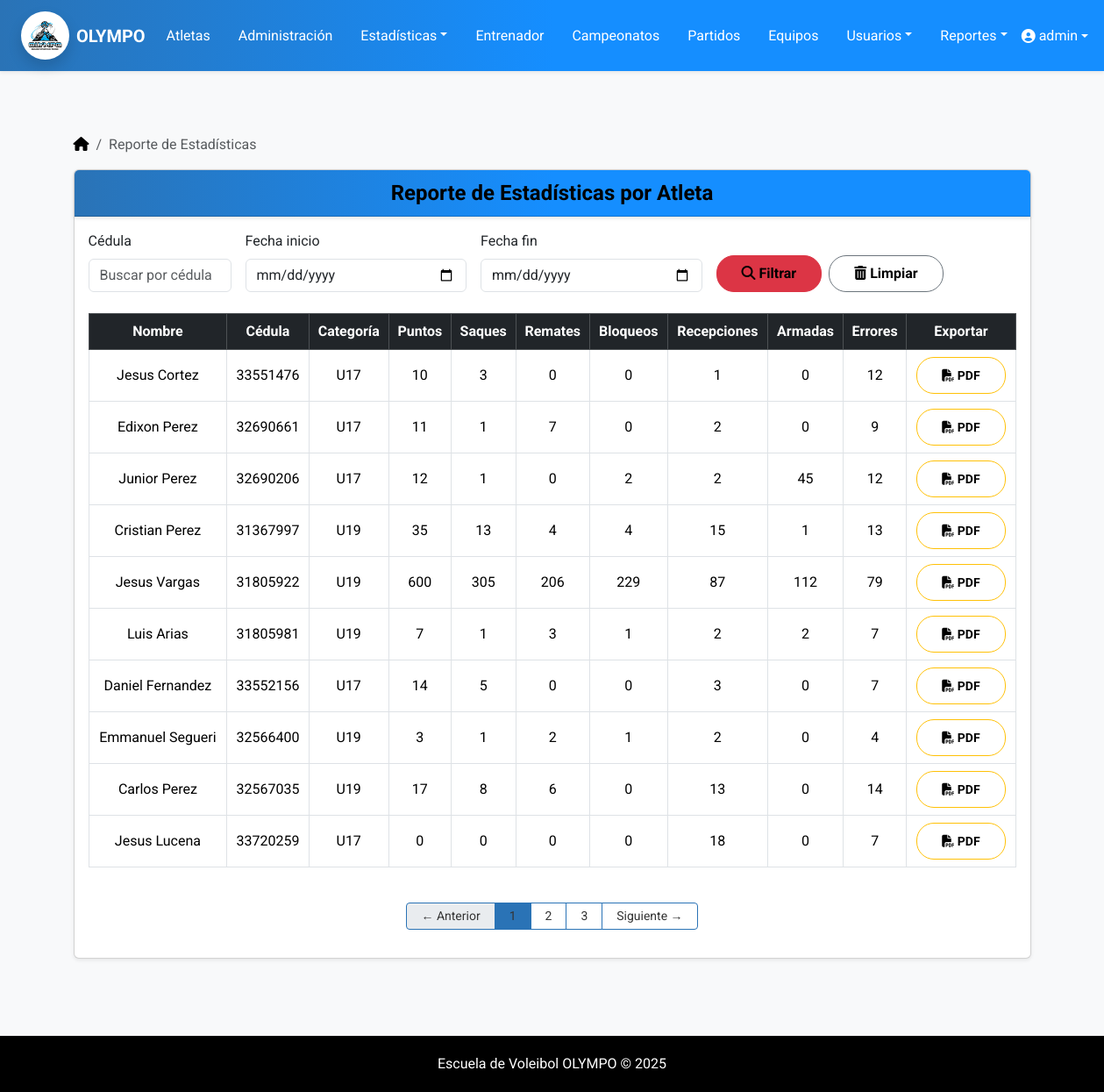
The app's page /atletas/reportes/estadisticas/ (signed in) with its own data.
### atletas/models.py (models this page shows, shortened)
class Atleta(models.Model):
    SEXO = (
    ('masculino', 'Masculino'),
    ('femenino', 'Femenino'),
    )
    TURNOS = (
        ('T1', 'Turno 1'),
        ('T2', 'Turno 2'),
        ('T3', 'Turno 3'),
    )
    POSICIONES = (
        ('Por definir', 'Por definir'),
        ('colocador', 'Colocador'),
        ('opuesto', 'Opuesto'),
        ('central', 'Central'),
        ('libero', 'Libero'),
        ('punta', 'Punta'),
    )
    user = models.OneToOneField(User, on_delete=models.CASCADE, null=True, blank=True)  # <— NUEVO
    nombre = models.CharField(max_length=100)
    apellido = models.CharField(max_length=100)
    fecha_nacimiento = models.DateField()
    sexo = models.CharField(max_length=10, choices=SEXO)
    categoria = models.CharField(max_length=10, blank=True)
    turno = models.CharField(max_length=10, choices=TURNOS)
    posicion = models.CharField(max_length=50, choices=POSICIONES)
    cedula = models.CharField(max_length=20, unique=True)
    telefono = models.CharField(max_length=20)
    direccion = models.TextField(blank=True)
    numero_camisa = models.PositiveIntegerField(null=True, blank=True)
    fecha_registro = models.DateTimeField(auto_now_add=True)
    salto = models.FloatField(null=True, blank=True, help_text="Salto en metros")
    alcance = models.FloatField(null=True, blank=True, help_text="Alcance en metros")
    peso = models.FloatField(null=True, blank=True, help_text="Peso en kilogramos")
    estatura = models.FloatField(null=True, blank=True, help_text="Estatura en metros")
    representante_nombre = models.CharField(max_length=100, blank=True, null=True)
    representante_apellido = models.CharField(max_length=100, blank=True, null=True)
    representante_cedula = models.CharField(max_length=20, blank=True, null=True)
    representante_telefono = models.CharField(max_length=20, blank=True, null=True)

### atletas/views.py (the view)
# urls.py: path('reportes/estadisticas/', views.reporte_estadisticas, name='reporte_estadisticas'),
@user_passes_test(lambda u: es_admin(u) or es_entrenador(u))
def reporte_estadisticas(request):
    cedula = request.GET.get('cedula', '')
    fecha_inicio = request.GET.get('fecha_inicio', '')
    fecha_fin = request.GET.get('fecha_fin', '')
    fecha_inicio_obj = parse_fecha(fecha_inicio)
    fecha_fin_obj = parse_fecha(fecha_fin)
    estadisticas = Estadistica.objects.select_related('atleta')
    if fecha_inicio_obj:
        estadisticas = estadisticas.filter(partido__fecha__gte=fecha_inicio_obj)
    if fecha_fin_obj:
        estadisticas = estadisticas.filter(partido__fecha__lte=fecha_fin_obj)
    if cedula:
        estadisticas = estadisticas.filter(atleta__cedula__icontains=cedula)
    atletas_dict = defaultdict(lambda: {
        'puntos': 0,
        'saques': 0,
        'remates': 0,
        'bloqueos': 0,
        'recepciones': 0,
        'armadas': 0,
        'errores': 0,
        'atleta': None
    })
    for est in estadisticas:
        data = atletas_dict[est.atleta.id]
        data['atleta'] = est.atleta
        data['puntos'] += est.puntos or 0
        data['saques'] += est.saques or 0
        data['remates'] += est.remates or 0
        data['bloqueos'] += est.bloqueos or 0
        data['recepciones'] += est.recepciones or 0
        data['armadas'] += est.armadas or 0
        data['errores'] += est.errores or 0
    atletas_data = list(atletas_dict.values())
    paginator = Paginator(atletas_data, 10)
    page_number = request.GET.get('page')
    page_obj = paginator.get_page(page_number)
    context = {
        'page_obj': page_obj,
        'cedula': cedula,
        'fecha_inicio': fecha_inicio,
        'fecha_fin': fecha_fin,
    }
    return render(request, 'reportes/reporte_estadisticas.html', context)

### atletas/context_processors.py (called while the page is built)
def role_flags(request):
    u = request.user
    atleta_id = None
    if u.is_authenticated and es_atleta(u):  # ✅ propiedad
        if hasattr(u, "atleta"):
            atleta_id = u.atleta.id
    return {
        "is_admin": es_admin(u),
        "is_trainer": es_entrenador(u),
        "is_athlete": es_atleta(u),
        "atleta_id": atleta_id,
    }

### atletas/utils/roles.py (called while the page is built)
def es_admin(user):
    return user.is_authenticated and (user.is_superuser or user.groups.filter(name='Administrador').exists())

def es_entrenador(user):
    return user.is_authenticated and (
        user.groups.filter(name='Entrenador').exists() or hasattr(user, 'entrenador')
    )

def es_atleta(user):
    return user.is_authenticated and hasattr(user, 'atleta')  # por la OneToOne

### atletas/views.py (called while the page is built, shortened)
def parse_fecha(fecha_str):
    if not fecha_str:  # ✅ Maneja None y cadenas vacías
        return None

### templates/reportes/reporte_estadisticas.html (shortened to what this page needs)
{% extends 'base.html' %}
{% load static %}
{% block content %}
<div class="container mt-4">
  <nav aria-label="breadcrumb">
    <ol class="breadcrumb">
      <li class="breadcrumb-item">
        <a class="link-body-emphasis" href="{% url 'menu_principal' %}">
          <i class="fa-solid fa-house"></i>
        </a>
      </li>
      <li class="breadcrumb-item active" aria-current="page">Reporte de Estadísticas</li>
    </ol>
  </nav>
  <div class="card shadow-sm rounded">
    <div class="card-header bg-dark text-white text-center fw-bold fs-4">
      Reporte de Estadísticas por Atleta
    </div>
    <div class="card-body">
        <form method="get" class="row g-3 mb-4 align-items-end">
        <div class="col-md-2">
            <label for="cedula" class="form-label">Cédula</label>
            <input type="text" id="cedula" name="cedula" class="form-control" placeholder="Buscar por cédula" value="{{ cedula }}">
        </div>
        <div class="col-md-3">
            <label for="fecha_inicio" class="form-label">Fecha inicio</label>
            <input type="date" id="fecha_inicio" name="fecha_inicio" class="form-control" value="{{ fecha_inicio }}">
        </div>
        <div class="col-md-3">
            <label for="fecha_fin" class="form-label">Fecha fin</label>
            <input type="date" id="fecha_fin" name="fecha_fin" class="form-control" value="{{ fecha_fin }}">
        </div>
        <div class="col-md-4 d-flex align-items-end gap-2">
            <button type="submit" class="btn btn-danger"><i class="fas fa-search"></i> Filtrar</button>
            <a href="{% url 'reporte_estadisticas' %}"  class="btn btn-outline-secondary"> <i class="fas fa-trash-alt"></i> Limpiar</a>
        </div>
        </form>
      {% if page_obj.object_list %}
      <div class="table-responsive">
        <table class="table table-bordered table-hover align-middle text-center">
          <thead class="table-dark">
            <tr>
              <th>Nombre</th>
              <th>Cédula</th>
              <th>Categoría</th>
              <th>Puntos</th>
              <th>Saques</th>
              <th>Remates</th>
              <th>Bloqueos</th>
              <th>Recepciones</th>
              <th>Armadas</th>
              <th>Errores</th>
              <th>Exportar</th>
            </tr>
          </thead>
          <tbody>
            {% for item in page_obj %}
            <tr>
              <td>{{ item.atleta.nombre }} {{ item.atleta.apellido }}</td>
              <td>{{ item.atleta.cedula }}</td>
              <td>{{ item.atleta.categoria }}</td>
              <td>{{ item.puntos }}</td>
              <td>{{ item.saques }}</td>
              <td>{{ item.remates }}</td>
              <td>{{ item.bloqueos }}</td>
              <td>{{ item.recepciones }}</td>
              <td>{{ item.armadas }}</td>
              <td>{{ item.errores }}</td>
              <td>
                <a href="{% url 'exportar_estadisticas_pdf' item.atleta.id %}" class="btn btn-outline-warning btn-sm" title="Exportar PDF">
                  <i class="fa-solid fa-file-pdf"></i> PDF
                </a>
              </td>
            </tr>
            {% endfor %}
          </tbody>
        </table>
      </div>
      {% if page_obj.has_other_pages %}
        {% with request.GET.urlencode as query_params %}
          {% with query_params|cut:'page='|cut:'&page=' as base_query %}
            <div class="d-flex justify-content-center mt-4">
              <nav>
                <ul class="pagination pagination-sm">
                  {% if page_obj.has_previous %}
                    <li class="page-item">
                      <a class="page-link px-3 py-1" href="?{% if base_query %}{{ base_query }}&{% endif %}page={{ page_obj.previous_page_number }}">← Anterior</a>
                    </li>
                  {% else %}
                    <li class="page-item disabled">
                      <span class="page-link px-3 py-1">← Anterior</span>
                    </li>
                  {% endif %}
                  {% for num in page_obj.paginator.page_range %}
                    {% if page_obj.number == num %}
                      <li class="page-item active">
                        <span class="page-link px-3 py-1">{{ num }}</span>
                      </li>
                    {% else %}
                      <li class="page-item">
                        <a class="page-link px-3 py-1" href="?{% if base_query %}{{ base_query }}&{% endif %}page={{ num }}">{{ num }}</a>
                      </li>
                    {% endif %}
                  {% endfor %}
                  {% if page_obj.has_next %}
                    <li class="page-item">
                      <a class="page-link px-3 py-1" href="?{% if base_query %}{{ base_query }}&{% endif %}page={{ page_obj.next_page_number }}">Siguiente →</a>
                    </li>
                  {% else %}
                    <li class="page-item disabled">
                      <span class="page-link px-3 py-1">Siguiente →</span>
                    </li>
                  {% endif %}
                </ul>
              </nav>
            </div>
          {% endwith %}
        {% endwith %}
      {% endif %}
      {% else %}
        <p class="text-center text-muted">No hay atletas con estadísticas registradas.</p>
      {% endif %}
    </div>
  </div>
</div>
{% endblock %}

### templates/base.html (shortened to what this page needs)
<!DOCTYPE html>
{% load static %}
<html lang="es">
<head>
    <link href="https://cdn.jsdelivr.net/npm/bootstrap@5.3.3/dist/css/bootstrap.min.css" rel="stylesheet">
    <link rel="stylesheet" href="https://cdnjs.cloudflare.com/ajax/libs/font-awesome/6.5.0/css/all.min.css">
    <link rel="stylesheet" href="{% static 'css/estilos.css' %}">
</head>
<body>
    <nav class="navbar navbar-expand-lg bg-escovol navbar-dark shadow-sm">
        <div class="container-fluid px-4">
            <a class="navbar-brand d-flex align-items-center">
                <img src="{% static 'img/logo-olympo.jpeg' %}" alt="Logo Olympo" width="55" height="55" class="me-2 rounded-circle shadow">
                <span class="fw-bold text-white">OLYMPO</span>
            </a>
            <div class="collapse navbar-collapse justify-content-between" id="navbarMenu">
                <ul class="navbar-nav mx-auto gap-3">
                    {% if is_admin or is_trainer %}
                        <li class="nav-item"><a class="nav-link text-white" href="{% url 'lista_atletas' %}">Atletas</a></li>
                        <li class="nav-item"><a class="nav-link text-white" href="{% url 'administracion' %}">Administración</a></li>
                        <li class="nav-item dropdown">
                            <a class="nav-link dropdown-toggle text-white" href="#" data-bs-toggle="dropdown">Estadísticas</a>
                        </li>
                        <li class="nav-item"><a class="nav-link text-white" href="{% url 'lista_entrenadores' %}">Entrenador</a></li>
                        <li class="nav-item"><a class="nav-link text-white" href="{% url 'lista_campeonatos' %}">Campeonatos</a></li>
                        <li class="nav-item"><a class="nav-link text-white" href="{% url 'lista_partidos' %}">Partidos</a></li>
                        <li class="nav-item"><a class="nav-link text-white" href="{% url 'listar_equipos' %}">Equipos</a></li>
                        {% if is_admin %}
                            <li class="nav-item dropdown">
                                <a class="nav-link dropdown-toggle text-white" href="#" data-bs-toggle="dropdown">Usuarios</a>
                            </li>
                        {% endif %}
                        <li class="nav-item dropdown">
                            <a class="nav-link dropdown-toggle text-white" href="#" data-bs-toggle="dropdown">Reportes</a>
                        </li>
                    {% endif %}
                </ul>
                <ul class="navbar-nav">
                    {% if user.is_authenticated %}
                        <li class="nav-item dropdown">
                            <a class="nav-link dropdown-toggle d-flex align-items-center text-white" href="#" role="button" data-bs-toggle="dropdown">
                                <i class="fa-solid fa-user-circle me-1"></i>
                                {{ user.get_full_name|default:user.username }}
                            </a>
                        </li>
                    {% else %}
                        <li class="nav-item">
                            <a class="nav-link text-white fw-semibold" href="{% url 'login' %}">
                                <i class="fas fa-sign-in-alt me-1"></i> Iniciar sesión
                            </a>
                        </li>
                    {% endif %}
                </ul>
            </div>
        </div>
    </nav>
    <main class="container py-5">
        {% block content %}{% endblock %}
    </main>
    <footer>
        Escuela de Voleibol OLYMPO © {{ year|default:2025 }}
    </footer>
</body>
</html>

### static/css/estilos.css (style rules this page uses)
.card-header { background: linear-gradient(to right, #1A4B7D, #2A73B6, #5C9DCC); color: #f8f4f4 !important; box-shadow: 0 2px 4px rgba(0, 0, 0, 0.1); }
.btn-success, .btn-danger, .btn-warning, .btn-secondary, .btn-info, .btn-primary, .btn { padding: 8px 28px; border-radius: 20px; line-height: 24px; font-weight: bold; color: black; }
.pagination .page-link { color: #343434; }
.pagination .page-item.active .page-link { background-color: #2A73B6; border-color: #2A73B6; }
.pagination .page-item .page-link { border-color: #2A73B6; }

### templates/base.html (style rules this page uses)
html, body { height: 100%; margin: 0; display: flex; flex-direction: column; }
main { flex: 1; }
body { font-family: 'Roboto', sans-serif; background-color: #f8f9fa; color: #212529; }
.navbar-brand { font-weight: bold; color: #070303 !important; }
.bg-escovol { background: linear-gradient(to right, #2A73B6, #158EFF, #158EFF); }
footer { margin-top: 40px; padding: 20px 0; background-color: #000000; color: white; text-align: center; }
.card-header { background: linear-gradient(to right, #2A73B6, #158EFF, #158EFF); color: #000000 !important; box-shadow: 0 2px 4px rgba(0, 0, 0, 0.1); }
.pagination .page-link { color: #343434; }
.pagination .page-item.active .page-link { background-color: #2A73B6; border-color: #2A73B6; }
.pagination .page-item .page-link { border-color: #2A73B6; }

### records on screen
Atleta: atleta.nombre "Jesus", atleta.apellido "Cortez", atleta.cedula "33551476", atleta.categoria "U17", puntos "10", saques "3", remates "0", bloqueos "0", recepciones "1", armadas "0", errores "12"
Atleta: atleta.nombre "Edixon", atleta.apellido "Perez", atleta.cedula "32690661", atleta.categoria "U17", puntos "11", saques "1", remates "7", bloqueos "0", recepciones "2", armadas "0", errores "9"
Atleta: atleta.nombre "Junior", atleta.apellido "Perez", atleta.cedula "32690206", atleta.categoria "U17", puntos "12", saques "1", remates "0", bloqueos "2", recepciones "2", armadas "45", errores "12"
Atleta: atleta.nombre "Cristian", atleta.apellido "Perez", atleta.cedula "31367997", atleta.categoria "U19", puntos "35", saques "13", remates "4", bloqueos "4", recepciones "15", armadas "1", errores "13"
Atleta: atleta.nombre "Jesus", atleta.apellido "Vargas", atleta.cedula "31805922", atleta.categoria "U19", puntos "600", saques "305", remates "206", bloqueos "229", recepciones "87", armadas "112", errores "79"
Atleta: atleta.nombre "Luis", atleta.apellido "Arias", atleta.cedula "31805981", atleta.categoria "U19", puntos "7", saques "1", remates "3", bloqueos "1", recepciones "2", armadas "2", errores "7"
Atleta: atleta.nombre "Daniel", atleta.apellido "Fernandez", atleta.cedula "33552156", atleta.categoria "U17", puntos "14", saques "5", remates "0", bloqueos "0", recepciones "3", armadas "0", errores "7"
Atleta: atleta.nombre "Emmanuel", atleta.apellido "Segueri", atleta.cedula "32566400", atleta.categoria "U19", puntos "3", saques "1", remates "2", bloqueos "1", recepciones "2", armadas "0", errores "4"
Atleta: atleta.nombre "Carlos", atleta.apellido "Perez", atleta.cedula "32567035", atleta.categoria "U19", puntos "17", saques "8", remates "6", bloqueos "0", recepciones "13", armadas "0", errores "14"
Atleta: atleta.nombre "Jesus", atleta.apellido "Lucena", atleta.cedula "33720259", atleta.categoria "U17", puntos "0", saques "0", remates "0", bloqueos "0", recepciones "18", armadas "0", errores "7"

### other values on screen
{{ user.get_full_name|default:user.username }} "admin"
{{ num }} "1"
{{ num }} "2" "3"
{{ year|default:2025 }} "2025"
